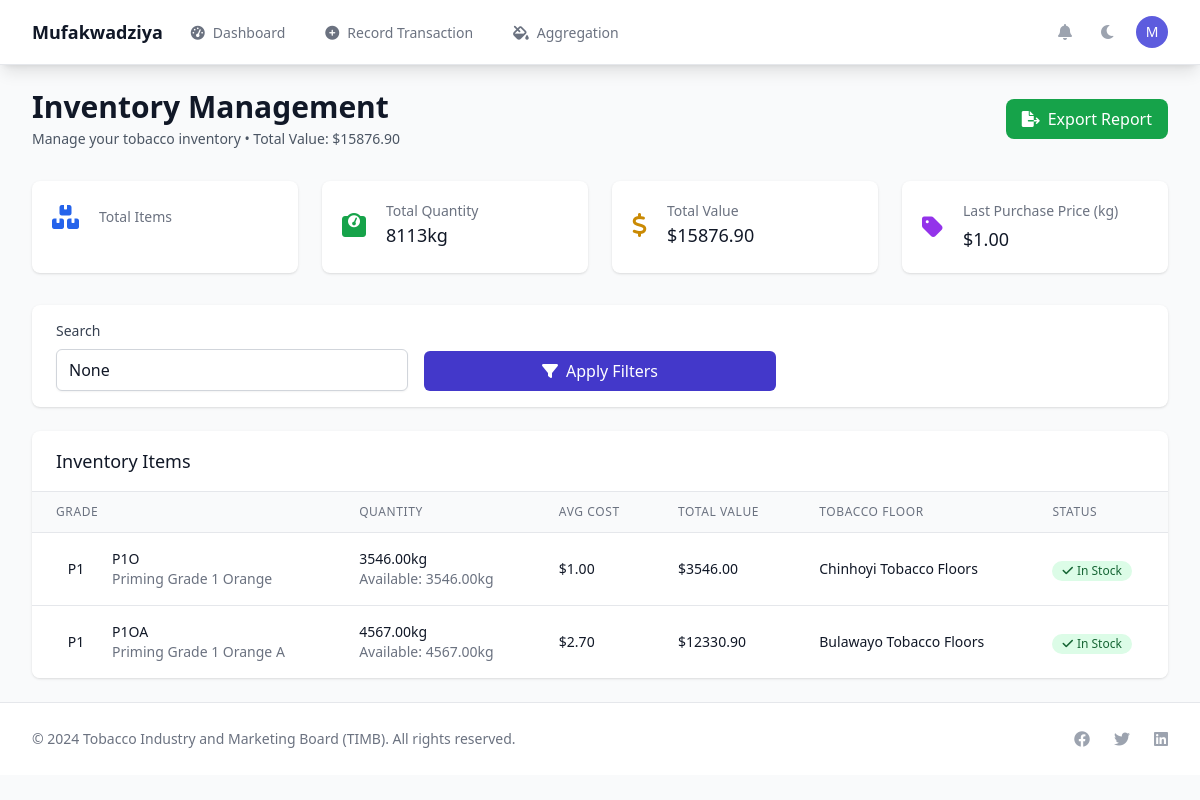
Before: /merchant/ (signed in) with the older database file.
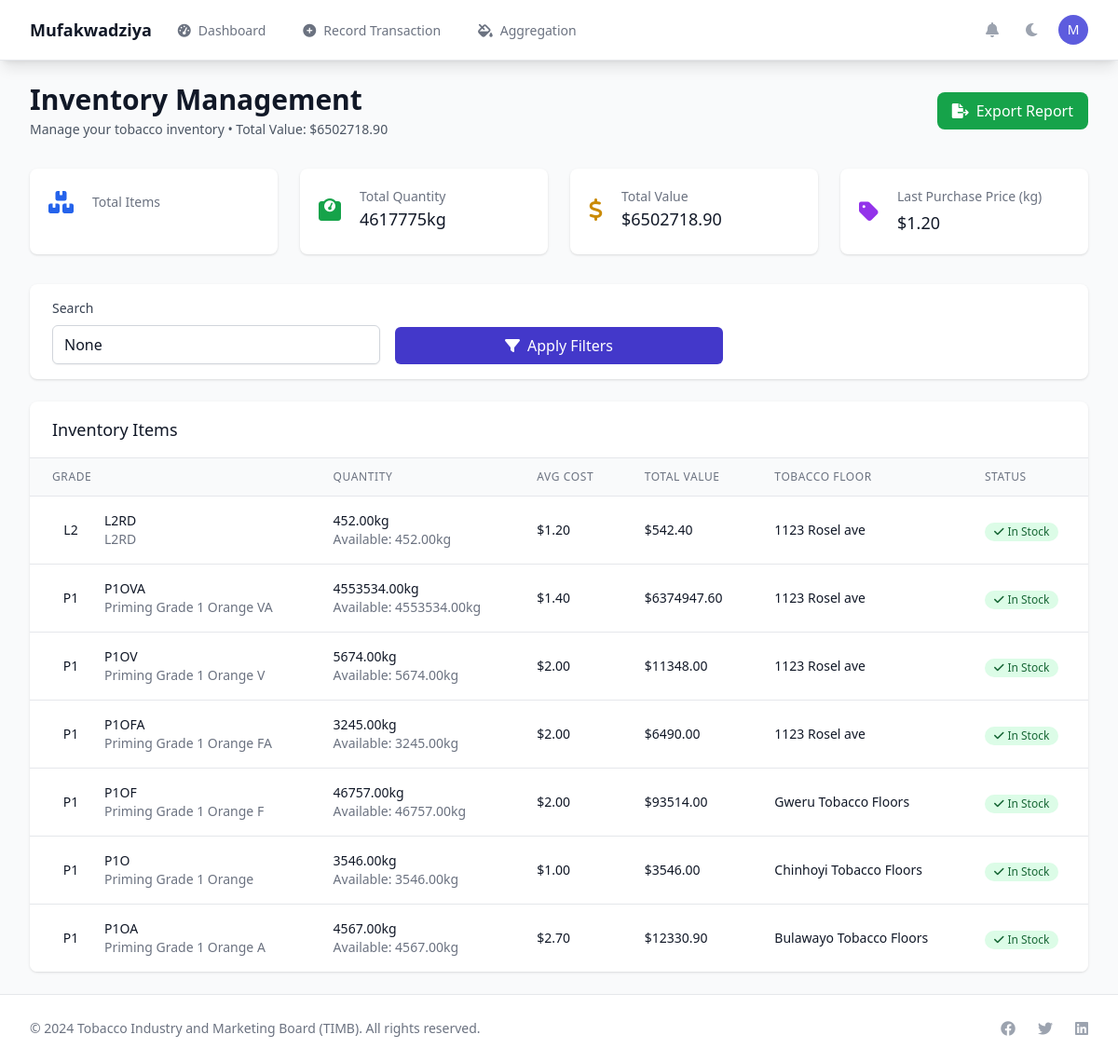
After: the same page with the newer database file.
### merchant_app/models.py (models this page shows, shortened)
class MerchantInventory(models.Model):
    merchant = models.ForeignKey(Merchant, on_delete=models.CASCADE, related_name='inventory')
    grade = models.ForeignKey(TobaccoGrade, on_delete=models.CASCADE)
    quantity = models.DecimalField(max_digits=10, decimal_places=2, default=0)
    reserved_quantity = models.DecimalField(max_digits=10, decimal_places=2, default=0)
    average_cost = models.DecimalField(max_digits=8, decimal_places=2)
    quality_grade = models.CharField(max_length=20, blank=True)
    moisture_content = models.DecimalField(max_digits=5, decimal_places=2, blank=True, null=True)
    origin_location = models.CharField(max_length=100, blank=True)
    harvest_season = models.CharField(max_length=20, blank=True)
    batch_number = models.CharField(max_length=50, blank=True)
    storage_location = models.CharField(max_length=100, blank=True)
    storage_conditions = models.JSONField(default=dict, blank=True)
    warehouse_section = models.CharField(max_length=50, blank=True)
    minimum_threshold = models.DecimalField(max_digits=10, decimal_places=2, default=100)
    reorder_point = models.DecimalField(max_digits=10, decimal_places=2, default=200)
    maximum_capacity = models.DecimalField(max_digits=10, decimal_places=2, blank=True, null=True)
    last_purchase_date = models.DateTimeField(blank=True, null=True)
    expiry_date = models.DateField(blank=True, null=True)
    last_movement_date = models.DateTimeField(auto_now=True)
    last_updated = models.DateTimeField(auto_now=True)
    class Meta:
        unique_together = ['merchant', 'grade', 'batch_number']
        verbose_name = 'Merchant Inventory'
        verbose_name_plural = 'Merchant Inventories'
    @property
    def available_quantity(self):
        return self.quantity - self.reserved_quantity
    @property
    def total_value(self):
        return self.quantity * self.average_cost
    @property
    def is_low_stock(self):
        return self.available_quantity <= self.minimum_threshold

### timb_dashboard/models.py (models this page shows, shortened)
class TobaccoGrade(models.Model):
    GRADE_CATEGORIES = [
        ('PRIMING', 'Priming Grades (P)'),
        ('LUG', 'Lug Grades (X)'),
        ('LEAF', 'Leaf Grades (L)'),
        ('TIP', 'Tip Grades (T)'),
        ('STRIP', 'Strip Grades (A)'),
        ('CUTTER', 'Cutter Grades (C)'),
        ('SMOKING', 'Smoking Grades (H)'),
        ('SCRAP', 'Scrap Grades (B)'),
        ('LOOSE_LEAF', 'Loose Leaf'),
        ('REJECTION', 'Rejection Codes'),
        ('DEFECT', 'Defect Codes'),
    ]
    QUALITY_LEVELS = [
        (1, 'Grade 1 - Premium'),
        (2, 'Grade 2 - High Quality'),
        (3, 'Grade 3 - Good Quality'),
        (4, 'Grade 4 - Standard'),
        (5, 'Grade 5 - Basic'),
    ]
    grade_code = models.CharField(max_length=20, unique=True, db_index=True)
    grade_name = models.CharField(max_length=200)
    category = models.CharField(max_length=20, choices=GRADE_CATEGORIES, db_index=True)
    quality_level = models.IntegerField(choices=QUALITY_LEVELS, null=True, blank=True)
    base_price = models.DecimalField(max_digits=10, decimal_places=2, default=0)
    minimum_price = models.DecimalField(max_digits=10, decimal_places=2, default=0)
    maximum_price = models.DecimalField(max_digits=10, decimal_places=2, default=0)
    description = models.TextField(blank=True)
    specifications = models.JSONField(default=dict, blank=True)
    is_active = models.BooleanField(default=True)
    is_tradeable = models.BooleanField(default=True)
    created_at = models.DateTimeField(default=timezone.now)
    updated_at = models.DateTimeField(auto_now=True)
    class Meta:
        db_table = 'timb_tobacco_grades'
        ordering = ['category', 'quality_level', 'grade_code']
        indexes = [
            models.Index(fields=['category', 'quality_level']),
            models.Index(fields=['grade_code']),
            models.Index(fields=['is_active', 'is_tradeable']),
        ]

### merchant_app/views.py (the view)
# urls.py: path('', views.inventory_management, name='merchant_dashboard'),
@login_required
def inventory_management(request):
    merchant = getattr(request.user, 'merchant_profile', None)
    if merchant:
        last_floor_subquery = (
            Transaction.objects
            .filter(buyer=request.user, grade=OuterRef('grade'))
            .order_by('-timestamp')
            .values('floor__name')[:1]
        )
        last_price_subquery = (
            Transaction.objects
            .filter(buyer=request.user, grade=OuterRef('grade'), status='COMPLETED')
            .order_by('-timestamp')
            .values('price_per_kg')[:1]
        )
        inventory = (
            MerchantInventory.objects
            .filter(merchant=merchant)
            .select_related('grade')
            .annotate(tobacco_floor=Subquery(last_floor_subquery), last_price_per_kg=Subquery(last_price_subquery))
            .order_by('-last_updated')
        )
    else:
        inventory = MerchantInventory.objects.none()
    category_filter = None
    search_query = request.GET.get('search')
    if search_query:
        inventory = inventory.filter(
            Q(grade__grade_name__icontains=search_query) |
            Q(grade__grade_code__icontains=search_query) |
            Q(storage_location__icontains=search_query)
        )
    total_value = sum(item.total_value for item in inventory)
    total_quantity = sum(item.quantity for item in inventory)
    last_purchase_price_per_kg = (
        Transaction.objects
        .filter(buyer=request.user, status='COMPLETED')
        .order_by('-timestamp')
        .values_list('price_per_kg', flat=True)
        .first()
    )
    last_average_cost = (
        MerchantInventory.objects
        .filter(merchant=merchant)
        .order_by('-last_updated')
        .values_list('average_cost', flat=True)
        .first()
    )
    low_stock_items = inventory.filter(quantity__lte=F('minimum_threshold'))
    paginator = Paginator(inventory, 20)
    page_number = request.GET.get('page')
    inventory_page = paginator.get_page(page_number)
    context = {
        'merchant': merchant,
        'inventory': inventory_page,
        'total_value': total_value,
        'total_quantity': total_quantity,
        'low_stock_items': low_stock_items,
        'grade_categories': TobaccoGrade.GRADE_CATEGORIES,
        'search_query': search_query,
        'category_filter': category_filter,
        'last_purchase_price_per_kg': last_purchase_price_per_kg,
        'last_average_cost': last_average_cost,
    }
    return render(request, 'merchant_app/inventory.html', context)

### authentication/models.py (called while the page is built)
    def get_user_type(self):
        if self.is_superuser:
            return "Administrator"
        elif self.is_timb_staff:
            return "TIMB Staff"
        elif self.is_merchant:
            return "Merchant"
        else:
            return "User"

### utils/context_processors.py (called while the page is built)
def global_context(request):
    return {
        'TIMB_SETTINGS': getattr(settings, 'TIMB_SETTINGS', {}),
        'current_time': timezone.now(),
        'system_name': 'TIMB Trading System',
        'system_version': '1.0.0',
    }

### templates/merchant_app/inventory.html (shortened to what the changed rows need)
{% extends 'base.html' %}
{% block content %}
<div class="max-w-7xl mx-auto py-6 sm:px-6 lg:px-8">
    <div class="mb-8">
        <div class="flex justify-between items-center">
            <div>
                <h1 class="text-3xl font-bold text-gray-900 dark:text-white">Inventory Management</h1>
                <p class="mt-1 text-sm text-gray-600 dark:text-gray-400">
                    Manage your tobacco inventory • Total Value: ${{ total_value|floatformat:2 }}
                </p>
            </div>
        </div>
    </div>
    <div class="grid grid-cols-1 md:grid-cols-4 gap-6 mb-8">
        <div class="bg-white dark:bg-gray-800 overflow-hidden shadow rounded-lg">
            <div class="p-5">
                <div class="flex items-center">
                    <div class="ml-5 w-0 flex-1">
                        <dl>
                            <dt class="text-sm font-medium text-gray-500 dark:text-gray-400 truncate">Total Quantity</dt>
                            <dd class="text-lg font-medium text-gray-900 dark:text-white">{{ total_quantity|floatformat:0 }}kg</dd>
                        </dl>
                    </div>
                </div>
            </div>
        </div>
        <div class="bg-white dark:bg-gray-800 overflow-hidden shadow rounded-lg">
            <div class="p-5">
                <div class="flex items-center">
                    <div class="ml-5 w-0 flex-1">
                        <dl>
                            <dt class="text-sm font-medium text-gray-500 dark:text-gray-400 truncate">Total Value</dt>
                            <dd class="text-lg font-medium text-gray-900 dark:text-white">${{ total_value|floatformat:2 }}</dd>
                        </dl>
                    </div>
                </div>
            </div>
        </div>
        <div class="bg-white dark:bg-gray-800 overflow-hidden shadow rounded-lg">
            <div class="p-5">
                <div class="flex items-center">
                    <div class="ml-5 w-0 flex-1">
                        <dl>
                            <dt class="text-sm font-medium text-gray-500 dark:text-gray-400 truncate">Last Purchase Price (kg)</dt>
                            {% if last_average_cost %}
                                <dd class="text-lg font-medium text-gray-900 dark:text-white mt-1">${{ last_average_cost|floatformat:2 }}</dd>
                            {% endif %}
                        </dl>
                    </div>
                </div>
            </div>
        </div>
    </div>
    <div class="bg-white dark:bg-gray-800 shadow rounded-lg overflow-hidden">
        <div class="overflow-x-auto">
            <table class="min-w-full divide-y divide-gray-200 dark:divide-gray-700">
                <thead class="bg-gray-50 dark:bg-gray-700">
                    <tr>
                        <th class="px-6 py-3 text-left text-xs font-medium text-gray-500 dark:text-gray-300 uppercase tracking-wider">
                            Grade
                        </th>
                        <th class="px-6 py-3 text-left text-xs font-medium text-gray-500 dark:text-gray-300 uppercase tracking-wider">
                            Quantity
                        </th>
                        <th class="px-6 py-3 text-left text-xs font-medium text-gray-500 dark:text-gray-300 uppercase tracking-wider">
                            Avg Cost
                        </th>
                        <th class="px-6 py-3 text-left text-xs font-medium text-gray-500 dark:text-gray-300 uppercase tracking-wider">
                            Total Value
                        </th>
                        <th class="px-6 py-3 text-left text-xs font-medium text-gray-500 dark:text-gray-300 uppercase tracking-wider">
                            Tobacco Floor
                        </th>
                        <th class="px-6 py-3 text-left text-xs font-medium text-gray-500 dark:text-gray-300 uppercase tracking-wider">
                            Status
                        </th>
                    </tr>
                </thead>
                <tbody class="bg-white dark:bg-gray-800 divide-y divide-gray-200 dark:divide-gray-700" id="inventory-tbody">
                    {% for item in inventory %}
                    <tr class="hover:bg-gray-50 dark:hover:bg-gray-700">
                        <td class="px-6 py-4 whitespace-nowrap">
                            <div class="flex items-center">
                                <div class="flex-shrink-0 h-10 w-10">
                                    <div class="h-10 w-10 rounded-full bg-primary-100 flex items-center justify-center">
                                        <span class="text-sm font-medium text-primary-800">{{ item.grade.grade_code|slice:":2" }}</span>
                                    </div>
                                </div>
                                <div class="ml-4">
                                    <div class="text-sm font-medium text-gray-900 dark:text-white">{{ item.grade.grade_code }}</div>
                                    <div class="text-sm text-gray-500 dark:text-gray-400">{{ item.grade.grade_name }}</div>
                                </div>
                            </div>
                        </td>
                        <td class="px-6 py-4 whitespace-nowrap">
                            <div class="text-sm text-gray-900 dark:text-white">{{ item.quantity|floatformat:2 }}kg</div>
                            <div class="text-sm text-gray-500 dark:text-gray-400">Available: {{ item.available_quantity|floatformat:2 }}kg</div>
                        </td>
                        <td class="px-6 py-4 whitespace-nowrap">
                            <div class="text-sm text-gray-900 dark:text-white">${{ item.average_cost|floatformat:2 }}</div>
                        </td>
                        <td class="px-6 py-4 whitespace-nowrap">
                            <div class="text-sm font-medium text-gray-900 dark:text-white">${{ item.total_value|floatformat:2 }}</div>
                        </td>
                        <td class="px-6 py-4 whitespace-nowrap">
                            <div class="text-sm text-gray-900 dark:text-white">{{ item.tobacco_floor|default:item.storage_location|default:"Main Warehouse" }}</div>
                        </td>
                        <td class="px-6 py-4 whitespace-nowrap">
                            {% if item.is_low_stock %}
                                <span class="inline-flex items-center px-2.5 py-0.5 rounded-full text-xs font-medium bg-red-100 text-red-800">
                                    <i class="fas fa-exclamation-triangle mr-1"></i>Low Stock
                                </span>
                            {% elif item.available_quantity == 0 %}
                                <span class="inline-flex items-center px-2.5 py-0.5 rounded-full text-xs font-medium bg-gray-100 text-gray-800">
                                    Out of Stock
                                </span>
                            {% else %}
                                <span class="inline-flex items-center px-2.5 py-0.5 rounded-full text-xs font-medium bg-green-100 text-green-800">
                                    <i class="fas fa-check mr-1"></i>In Stock
                                </span>
                            {% endif %}
                        </td>
                    </tr>
                    {% endfor %}
                </tbody>
            </table>
        </div>
    </div>
</div>
{% endblock %}

Changed rows visible on the page:
added MerchantInventory: grade.grade_code "L2", grade.grade_code "L2RD", grade.grade_name "L2RD", quantity "452.00", available_quantity "452.00", average_cost "1.20", total_value "542.40", tobacco_floor "1123 Rosel ave", minimum_threshold 100 (drawn)
added MerchantInventory: grade.grade_code "P1", grade.grade_code "P1OVA", grade.grade_name "Priming Grade 1 Orange VA", quantity "4553534.00", available_quantity "4553534.00", average_cost "1.40", total_value "6374947.60", tobacco_floor "1123 Rosel ave", minimum_threshold 100 (drawn)
added MerchantInventory: grade.grade_code "P1", grade.grade_code "P1OV", grade.grade_name "Priming Grade 1 Orange V", quantity "5674.00", available_quantity "5674.00", average_cost "2.00", total_value "11348.00", tobacco_floor "1123 Rosel ave", minimum_threshold 100 (drawn)
added MerchantInventory: grade.grade_code "P1", grade.grade_code "P1OFA", grade.grade_name "Priming Grade 1 Orange FA", quantity "3245.00", available_quantity "3245.00", average_cost "2.00", total_value "6490.00", tobacco_floor "1123 Rosel ave", minimum_threshold 100 (drawn)
added MerchantInventory: grade.grade_code "P1", grade.grade_code "P1OF", grade.grade_name "Priming Grade 1 Orange F", quantity "46757.00", available_quantity "46757.00", average_cost "2.00", total_value "93514.00", tobacco_floor "Gweru Tobacco Floors", minimum_threshold 100 (drawn)
Other visible differences:
{{ total_value|floatformat:2 }}: "15876.90" → "6502718.90"
{{ total_quantity|floatformat:0 }}: "8113" → "4617775"
{{ last_average_cost|floatformat:2 }}: "1.00" → "1.20"
